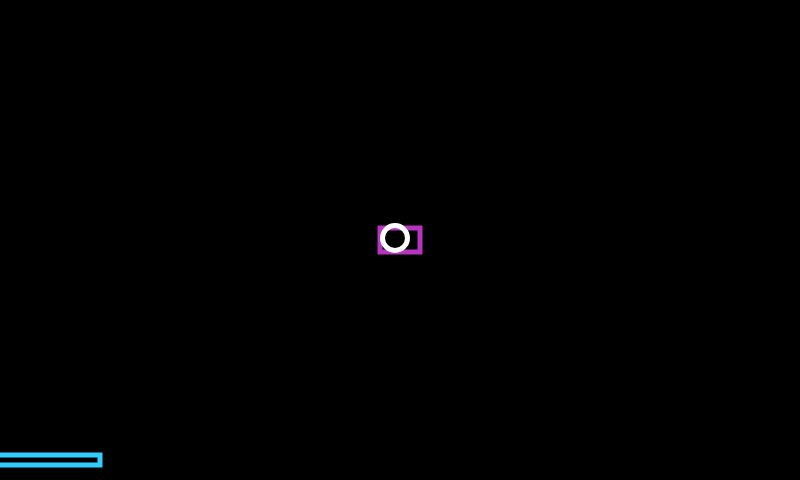
Frame 1 (no input)
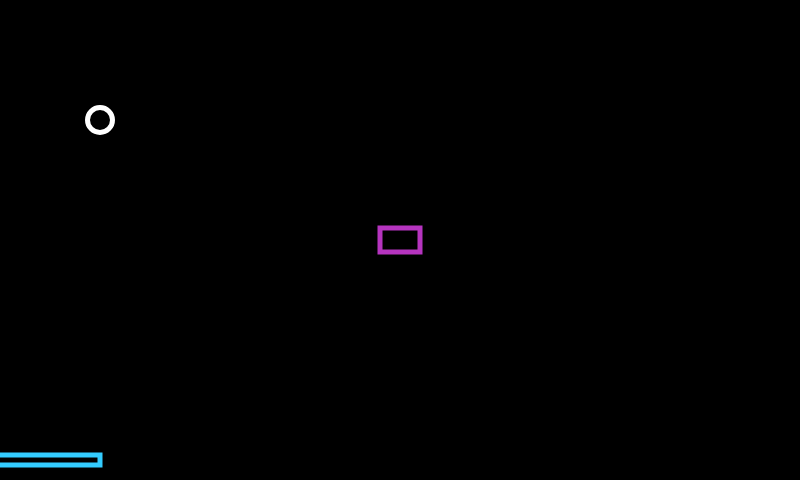
Frame 60 (no input)
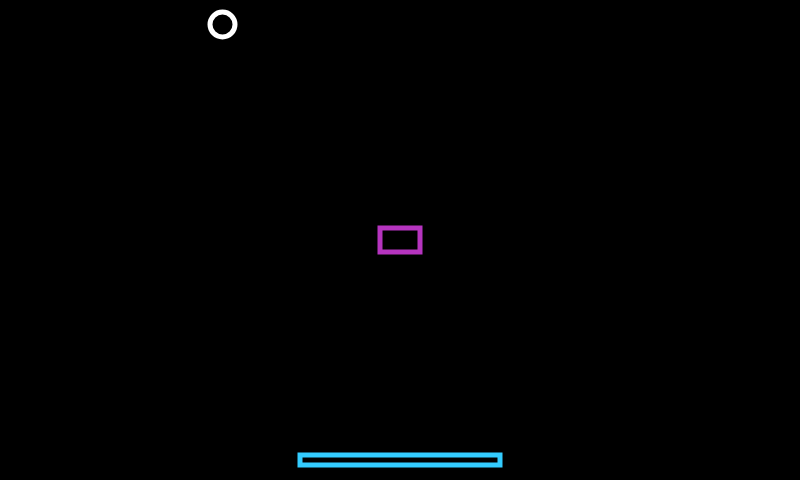
Frame 120 (the mouse pressed at the canvas centre since frame 60)

The p5.js sketch that drew these frames (run headless with seeded random() and noise() and a simulated clock; from frame 60 on, the mouse is pressed at the canvas centre):

// p5.js sketch
// ── sketch.js
var w = screen.availWidth;
var h;

var p;
var b;
var bricks = [];

function setup() {
  h = screen.availHeight - (screen.availHeight / 5);

  p = new Paddle();
  b = new Ball();

  bricks.push(new Brick(w / 2, h / 2));

  createCanvas(w, h);
}

function draw() {
  background(0);
  if (!b.death()) {
    for (var i = 0; i < bricks.length; i++) {
      bricks[i].show();
    }

    b.bounce();
    b.update();
    b.show();

    p.update();
    p.show();
  } else {
    noFill();
    strokeWeight(5);
    stroke(255);
    rectMode(CENTER);
    rect(w / 2, h / 2, 200, 100);
  }
}

// ── ball.js
class Ball {
  constructor() {
    this.x = w / 2;
    this.y = h / 2;
    this.w = 25;
    this.vel = createVector(-5, -2);
  }

  update() {
    this.x += this.vel.x;
    this.y += this.vel.y;
  }

  bounce() {
    if (this.x - (this.w / 2) < 0) {
      this.vel.x = -this.vel.x;
      this.x = this.w / 2;
    } else if (this.x + (this.w / 2) > w) {
      this.vel.x = -this.vel.x;
      this.x = w - this.w / 2;
    }

    if (this.y - (this.w / 2) < 0) {
      this.vel.y = -this.vel.y;
      this.y = this.w / 2;
    }

    if (this.x > p.x - p.w / 2 && this.x < p.x + p.w / 2) {
      if (this.y + (this.w / 2) < p.y + p.h / 2 && this.y + (this.w / 2) > p.y - p.h) {
        if (this.vel.x > 0) {
          this.vel.x--;
        } else if (this.vel.x < 0) {
          this.vel.x++;
        }

        this.vel.y = -this.vel.y;
        this.y -= this.w / 2;
        this.vel.x -= p.vel / 8;
      }
    }
  }

  death() {
    if (this.y + (this.w / 2) > w) {
      return true;
    } else {
      return false;
    }
  }

  show() {
    noFill();
    strokeWeight(5);
    stroke(255);
    ellipseMode(CENTER);
    ellipse(this.x, this.y, this.w);
  }
}

// ── brick.js
class Brick {
  constructor(x, y) {
    this.x = x;
    this.y = y;
    this.w = w / 20;
    this.h = h / 20;
    this.color = createVector(
      floor(random(0, 255)),
      floor(random(0, 255)),
      floor(random(0, 255))
    );
  }

  show() {
    noFill();
    stroke(this.color.x, this.color.y, this.color.z);
    strokeWeight(5);
    rectMode(CENTER);
    rect(this.x, this.y, this.w, this.h);
  }
}

// ── paddle.js
class Paddle {
  constructor () {
    this.w = 200;
    this.h = 10;
    this.x = w / 2;
    this.y = h - (this.h * 2);
    this.lex = 0;
    this.vel = 0;
  }

  update() {
    this.lex = this.x;
    this.x = mouseX;
    this.vel = this.x - this.lex;
  }

  show() {
    noFill();
    strokeWeight(5);
    stroke('#33ccff');
    rectMode(CENTER);
    rect(this.x, this.y, this.w, this.h);
  }
}
